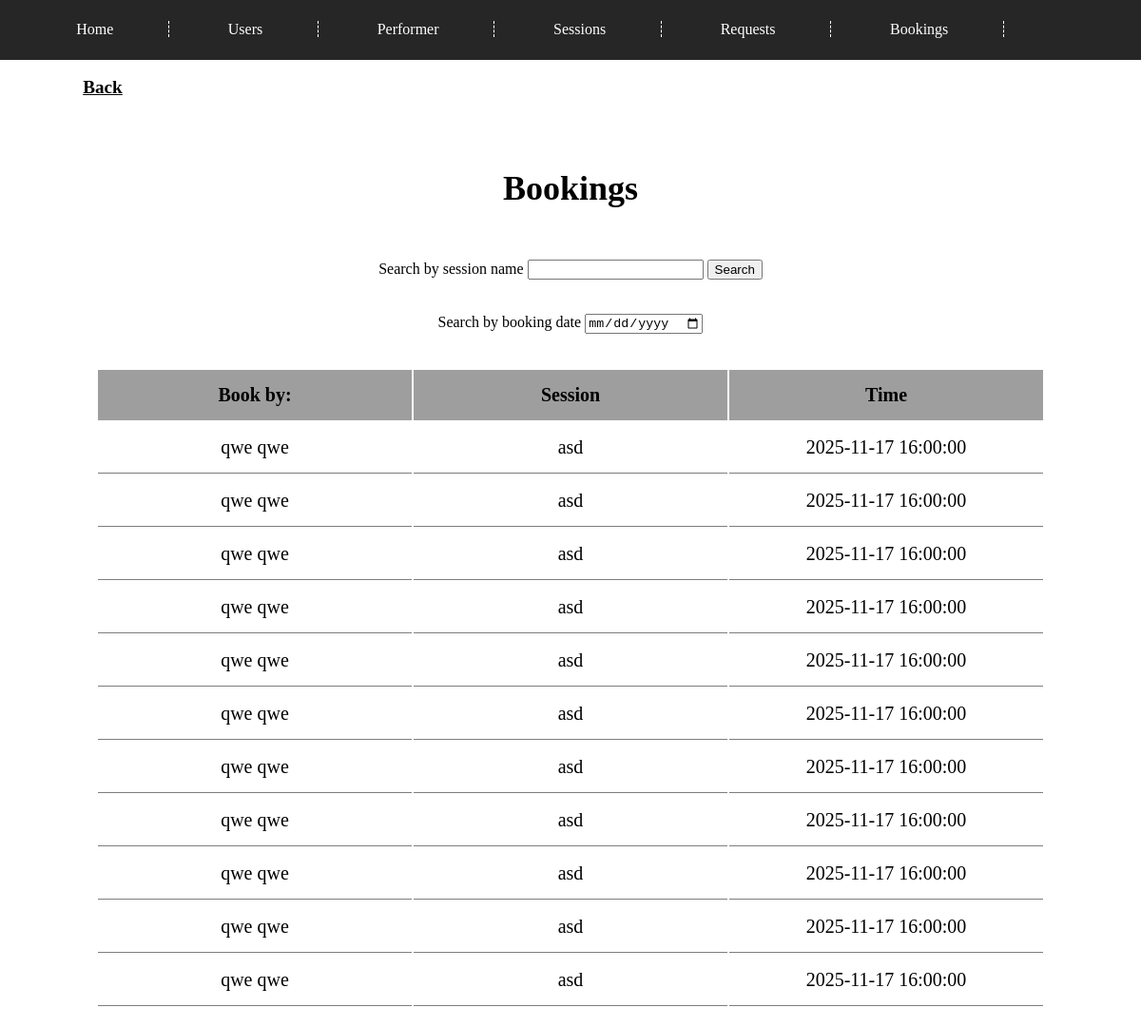
The app's page /UI_admin/check_book.php with its own data.
### tables this page shows
CREATE TABLE `booking` (
  `booking_id` int(11) NOT NULL,
  `fname` varchar(50) DEFAULT NULL,
  `lname` varchar(50) DEFAULT NULL,
  `customers` int(11) NOT NULL,
  `sessions` int(11) NOT NULL,
  `performers` int(11) NOT NULL,
  `s_name` varchar(50) DEFAULT NULL,
  `zone` varchar(50) DEFAULT NULL,
  `datetime` datetime NOT NULL
);

### UI_admin/check_book.php (the view, shortened to what this page needs)
<?php
require_once('dbconn.php');
$name = $_GET['name'];
$date = $_GET['date'];
if (isset($_GET['search_book'])) {
    $q = "select * from booking where 1=1";
    if($name && !empty($name)){
        $q .= " and concat(fname,' ',lname) like '%$name%'";
    } if($date && !empty($date)){
        $q .= " and datetime like '%$date%'";
    }
} else {
    $q = "select * from booking ";
}
$result = mysqli_query($mysqli, $q);
?>
<!DOCTYPE html>
<html lang="en">
<head>
    <link rel="stylesheet" href="style1.css">
</head>
<body>
    <?php include 'top_a.php'; ?>
    <div id="content">
        <br>
        <div id="back">
            <a href="home_a.php" class="back">Back</a>
        </div>
        <div id="main">
            <h2>Bookings</h2>
            <form action="check_book.php" method="GET">
                <label>Search by session name</label>
                <input type="text" name="name">
                <input type="submit" name="search_book" value="Search"><br><br><br>
                <label>Search by booking date</label>
                <input type="date" name="date"><br><br><br>
            </form>
            <table>
                <tr>
                    <th style="column-width: 15em; ">Book by:</td>
                    <th style="column-width: 15em;">Session</td>
                    <th style="column-width: 15em;">Time</td>
                </tr>
                <?php
                while ($row = $result->fetch_array()) { ?>
                    <tr>
                        <td><? echo $row['fname'] . ' ' . $row['lname'] ?></td>
                        <td><? echo $row['s_name'] ?></td>
                        <td><? echo $row['datetime'] ?></td>
                    </tr>
                <? } ?>
            </table>
        </div>
    </div>
</body>
</html>

### UI_admin/top_a.php
<?php
    echo
    '<div id="top">
        <ul id="menu">
            <li ><a href="home_a.php">Home</a></li>
            <li ><a href="user_a.php">Users</a></li>
            <li ><a href="performer_a.php">Performer</a></li>
            <li ><a href="session_a.php">Sessions</a></li>
            <li ><a href="requests.php">Requests</a></li>
            <li ><a href="check_book.php">Bookings</a></li>
        </ul>
    </div>';
?>

### UI_admin/style1.css (style rules this page uses)
* { box-sizing: border-box; }
html, body { height: 100%; margin: 0; padding: 0; font-family: 'Times New Roman', Times, serif, serif; position: relative; }
body { display: flex; flex-direction: column; }
div#top { background-color: #262626; }
ul#menu { list-style-type: none; margin:0; padding:1.4em; }
#menu li { text-align:center; display:inline; border-right: 1px dashed white; }
#menu a { padding:1.5em; padding-right: 5%; padding-left: 5%; color:white; }
#menu a:link, #menu a:visited { text-decoration: none; }
div#content { display: flex; height: 100%; flex-direction: column; margin: 0px; }
div#main { text-align: center; padding: 20px; }
#main h2 { font-size: 2.25em; margin: 1.5em; }
#main table { margin: 0 auto; font-size: 1.25em; }
#main th { background-color: #9e9e9e; padding: 0.75em; }
#main td { padding: 0.75em; border-bottom: 1px solid #7d7d7d; }
div#back { text-align: center; font-weight: bolder; height: 8%; }
#back a { padding-left:1.5em; padding-right: 1.5em; padding-top: 0.5em; padding-bottom: 0.5em; color:black; font-size: 1.2em; margin-left: 3%; margin-right: 85%; margin-top: 3em; border-radius: 1em; }

### records on screen
booking: fname "qwe", lname "qwe", s_name "asd", datetime "2025-11-17 16:00:00"
booking: fname "qwe", lname "qwe", s_name "asd", datetime "2025-11-17 16:00:00"
booking: fname "qwe", lname "qwe", s_name "asd", datetime "2025-11-17 16:00:00"
booking: fname "qwe", lname "qwe", s_name "asd", datetime "2025-11-17 16:00:00"
booking: fname "qwe", lname "qwe", s_name "asd", datetime "2025-11-17 16:00:00"
booking: fname "qwe", lname "qwe", s_name "asd", datetime "2025-11-17 16:00:00"
booking: fname "qwe", lname "qwe", s_name "asd", datetime "2025-11-17 16:00:00"
booking: fname "qwe", lname "qwe", s_name "asd", datetime "2025-11-17 16:00:00"
booking: fname "qwe", lname "qwe", s_name "asd", datetime "2025-11-17 16:00:00"
booking: fname "qwe", lname "qwe", s_name "asd", datetime "2025-11-17 16:00:00"
booking: fname "qwe", lname "qwe", s_name "asd", datetime "2025-11-17 16:00:00"
